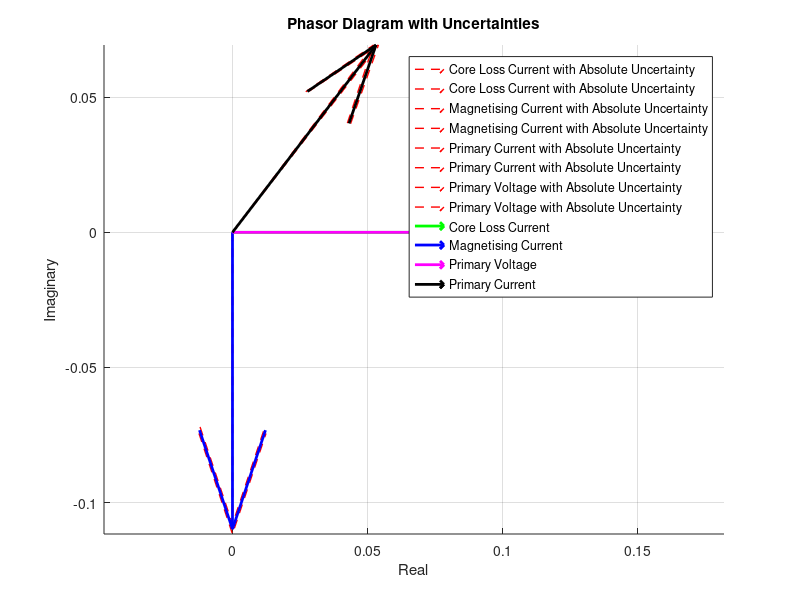

MATLAB code for this plot:
% Define phasor data 
current_mag_resistance = 0.159;       % Magnitude of the current phasor
current_mag_reactance = 0.122;       % Magnitude of the current phasor
current_mag_primary = 0.097;       % Magnitude of the current phasor
voltage_mag_primary = 110/1000;       % Magnitude of the current phasor

current_angle_resistance = 0;       % Angle of the current phasor (degrees)
current_uncertainty_resistance = 0.004; % Uncertainty in current magnitude

current_angle_reactance = -90;       % Angle of the current phasor (degrees)
current_uncertainty_reactance = 0.002; % Uncertainty in current magnitude

voltage_angle_primary = 0;       % Angle of the current phasor (degrees)
voltage_uncertainty_primary = (((0.04/110)*100)*(110/1000))/100; % Uncertainty in current magnitude

current_angle_primary = 52.54;       % Angle of the current phasor (degrees)
current_uncertainty_primary = 0.001; % Uncertainty in current magnitude


% Calculate phasor endpoints CORRECTLY using polar coordinates
end_ix_resistance = current_mag_resistance * cosd(current_angle_resistance);
end_iy_resistance = current_mag_resistance * sind(current_angle_resistance);

end_ix_reactance = current_mag_reactance * cosd(current_angle_reactance);
end_iy_reactance = current_mag_reactance * sind(current_angle_reactance);

end_ix_primary = current_mag_primary * cosd(current_angle_primary);
end_iy_primary = current_mag_primary * sind(current_angle_primary);

end_vx_primary = voltage_mag_primary * cosd(voltage_angle_primary);
end_vy_primary = voltage_mag_primary * sind(voltage_angle_primary);


% Create the figure
figure;
hold on;  

% Current uncertainty phasors
for offset = [-current_uncertainty_resistance, current_uncertainty_resistance]
    new_ix = end_ix_resistance + offset;
    new_iy = end_iy_resistance; 
    quiver(0, 0, new_ix, new_iy, 'LineWidth', 1, 'Color', 'r', 'LineStyle', '--','DisplayName', 'Core Loss Current with Absolute Uncertainty');
    %text(new_vx,  new_vy, 'Vr_b', 'HorizontalAlignment', 'center', 'VerticalAlignment', 'bottom','FontSize', 12); 
end

for offset = [-current_uncertainty_reactance, current_uncertainty_reactance]
    new_ix = end_ix_reactance;
    new_iy = end_iy_reactance + offset;
    quiver(0, 0, new_ix, new_iy, 'LineWidth', 1, 'Color', 'r', 'LineStyle', '--','DisplayName', 'Magnetising Current with Absolute Uncertainty');
    %text(new_vx,  new_vy, 'Vx_b', 'HorizontalAlignment', 'center', 'VerticalAlignment', 'bottom','FontSize', 12); 
end

for offset = [-current_uncertainty_primary, current_uncertainty_primary]
    new_ix = end_ix_primary + offset;
    new_iy = end_iy_primary;
    quiver(0, 0, new_ix, new_iy, 'LineWidth', 1, 'Color', 'r', 'LineStyle', '--','DisplayName', 'Primary Current with Absolute Uncertainty');
    %text(new_vx,  new_vy, 'Vx_b', 'HorizontalAlignment', 'center', 'VerticalAlignment', 'bottom','FontSize', 12); 
end

for offset = [-voltage_uncertainty_primary, voltage_uncertainty_primary]
    new_vx = end_vx_primary + offset;
    new_vy = end_vy_primary;
    quiver(0, 0, new_vx, new_vy, 'LineWidth', 1, 'Color', 'r', 'LineStyle', '--','DisplayName', 'Primary Voltage with Absolute Uncertainty');
    %text(new_vx,  new_vy, 'Vx_b', 'HorizontalAlignment', 'center', 'VerticalAlignment', 'bottom','FontSize', 12); 
end

quiver(0, 0, end_ix_resistance, end_iy_resistance, 'LineWidth', 2, 'Color', 'g', 'DisplayName', 'Core Loss Current');
quiver(0, 0, end_ix_reactance, end_iy_reactance, 'LineWidth', 2, 'Color', 'b', 'DisplayName', 'Magnetising Current ');
quiver(0, 0, end_vx_primary, end_vy_primary, 'LineWidth', 2, 'Color', 'm', 'DisplayName', 'Primary Voltage');
quiver(0, 0, end_ix_primary, end_iy_primary, 'LineWidth', 2, 'Color', 'k', 'DisplayName', 'Primary Current');
 
%max_magnitude = max([current_mag_resistance, current_mag_reactance, current_mag_primary, current_mag_primary]); 
%xlim([-max_magnitude - 2, max_magnitude + 2]); % Add some padding
%ylim([-max_magnitude - 2, max_magnitude + 2]); % Add some padding
% Labels, title, and legend 
xlabel('Real');
ylabel('Imaginary');
title('Phasor Diagram with Uncertainties');
legend();  
grid on; 
axis equal; % Ensures correct aspect ratio for phasors


